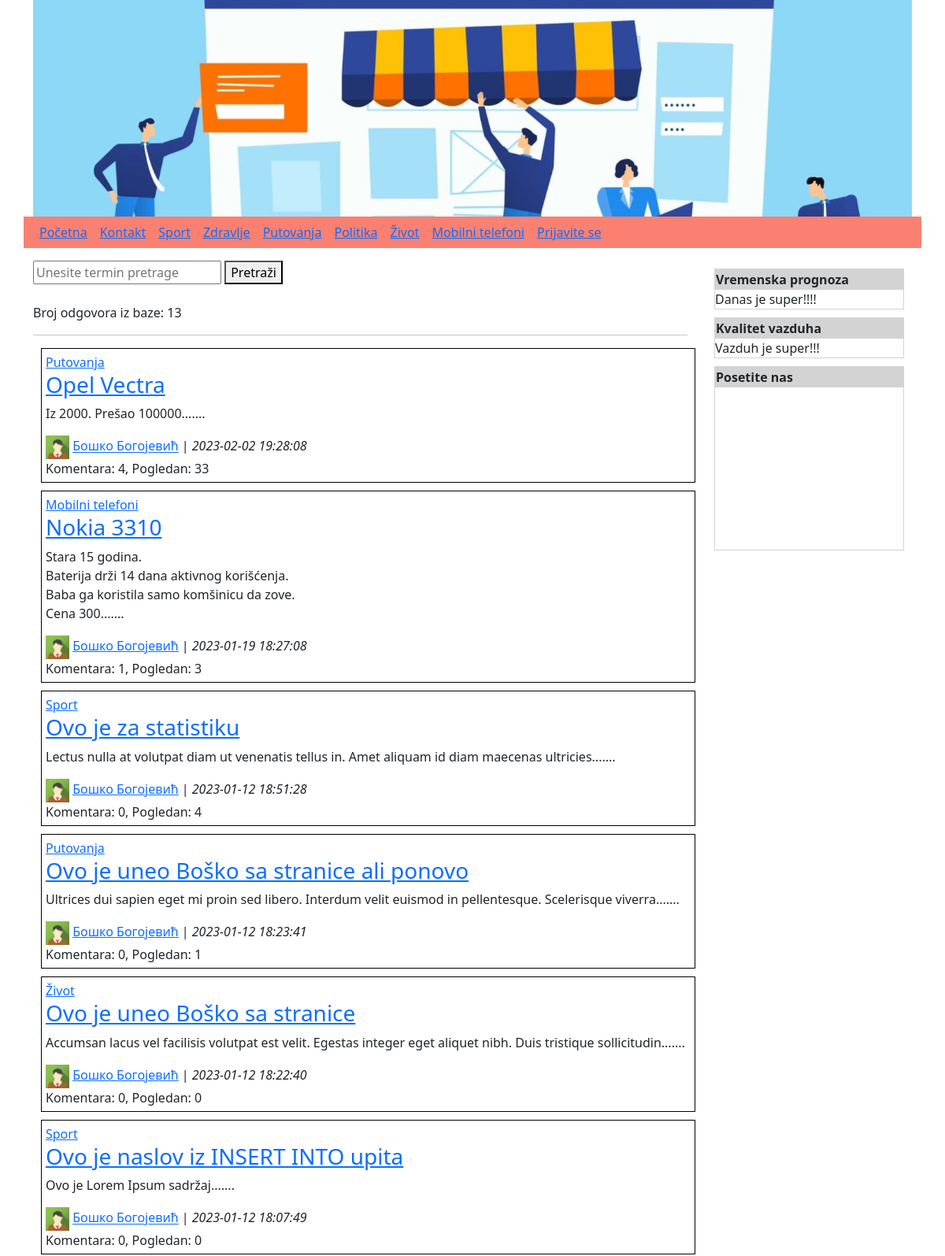
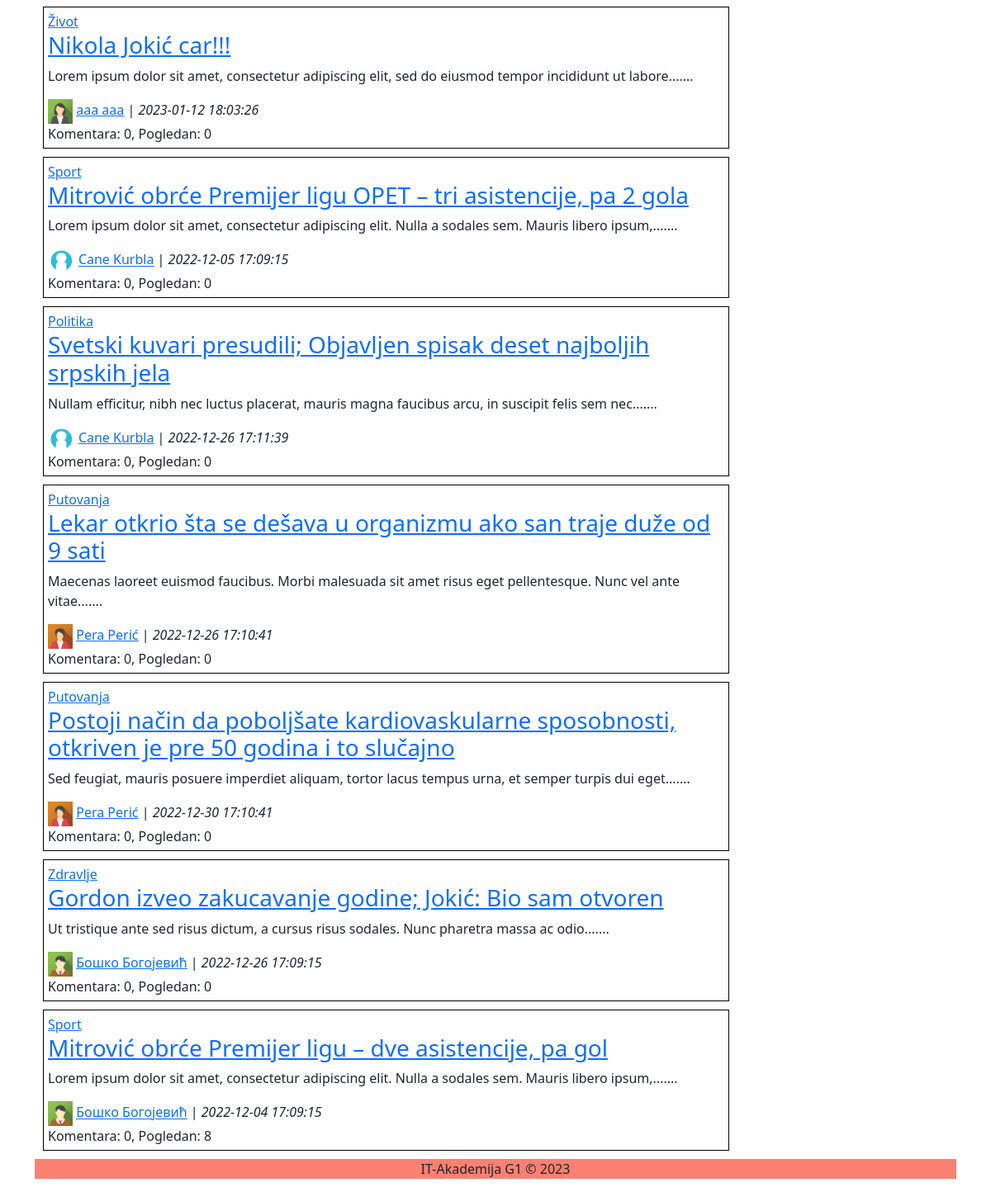
The page / on the database its author committed (2 pictures, top to bottom).
### tables this page shows
CREATE TABLE IF NOT EXISTS `kategorije` (
  `id` int(2) UNSIGNED NOT NULL AUTO_INCREMENT,
  `naziv` varchar(20) NOT NULL,
  PRIMARY KEY (`id`)
);

### klase/classBaza.php (called while the page is built, shortened)
<?php
class Baza{
    private $db;
    public function connect(){
        $this->db=@mysqli_connect("localhost", "root", "", "g1");
        return $this->db;
    }
    public function query($upit){
        return mysqli_query($this->db, $upit);
    }
    public function fetch_assoc($rez){
        return mysqli_fetch_assoc($rez);
    }
    public function fetch_object($rez){
        return mysqli_fetch_object($rez);
    }
    public function num_rows($rez){
        return mysqli_num_rows($rez);
    }
}
?>

### funkcije.php (called while the page is built, shortened)
<?php
function login(){
    return false;
}
?>

### _gornjimeni.php (the view)
<div class="row mb-3">
    <div class="col-12" style="background-color: salmon">
        <?php
        echo "<div class='link'><a href='index.php'>Početna</a></div>";
        echo "<div class='link'><a href='kontakt.php'>Kontakt</a></div>";
        $upit="SELECT * FROM kategorije";
        $rez=$db->query($upit);
        while($red=$db->fetch_assoc($rez))
            echo "<div class='link'><a href='index.php?kategorija={$red['id']}'>{$red['naziv']}</a></div>";
        if(login()){
            echo "<div class='link'><a href='odjava.php'><span id='spanPodaci'>{$_SESSION['podaci']}</span></a></div>";
        }else
            echo "<div class='link'><a href='prijava.php'>Prijavite se</a></div>";
        ?>
    </div>
</div>

### index.php (shortened to what this page needs)
<?php
$db=new Baza();
?>
<!DOCTYPE html>
<html lang="en">
<head>
    <link href="css/style.css" rel="stylesheet">
    <link href="https://cdn.jsdelivr.net/npm/bootstrap@5.0.2/dist/css/bootstrap.min.css" rel="stylesheet">
</head>
<body>
    <div class="container">
        <?php require_once("_header.php");?>
        <?php require_once("_gornjimeni.php");?>
        <div class="row">
            <div class="col-9">
            <form action="index.php" method="post">
                <input type="text" name="termin" placeholder="Unesite termin pretrage">
                <button>Pretraži</button>
            </form>
            <br>
            <?php
            $upit="SELECT * FROM pogledproizvodi WHERE obrisan=0 ORDER BY id DESC";
            $rez=$db->query($upit);
            echo "Broj odgovora iz baze: ".$db->num_rows($rez)."<hr>";
            while($red=$db->fetch_assoc($rez)){
                echo "<div class='vest'>";
                echo "<div><a href='index.php?kategorija={$red['kategorija']}'>{$red['naziv']}</a></div>";
                echo "<div><h3><a href='proizvod.php?id={$red['id']}'>{$red['naslov']}</a></h3></div>";
                $tmp=explode(" ", $red['tekst']);
                $niz=array_slice($tmp, 0, 15);
                echo "<p>".nl2br(implode(" ", $niz)).".......</p>";
                $slika=(file_exists("avatars/".$red['autor'].".jpg"))?$red['autor'].".jpg":"_noavatar.jpg";
                echo "<div><img src='avatars/{$slika}' height='30px'> <u><a href='index.php?autor={$red['autor']}'>{$red['ime']} {$red['prezime']}</a></u> | <i>{$red['vremeK']}</i></div>";
                $upit="SELECT count(id) AS broj FROM komentari WHERE idProizvoda={$red['id']} AND odobren=1";
                $pomrez=$db->query($upit);
                $pomred=$db->fetch_object($pomrez);
                echo "Komentara: {$pomred->broj}, Pogledan: {$red['pogledan']}";
                echo "</div>";
            }
            ?>
            </div>
            <?php require_once("_desnimeni.php");?>
        </div>
        <?php require_once("_footer.php");?>
    </div>
</body>
</html>

### _header.php (shortened to what this page needs)
<div class="row">
    <div class="col-12">
        <img src="images/how-to-set-up-an-online-store-1536x1152.jpg" width="100%" alt="">
    </div>
</div>

### _desnimeni.php (shortened to what this page needs)
<div class="col-3">
    <div class="okvir">
        <div class="naslovDesni">Vremenska prognoza</div>
        <div>Danas je super!!!!</div>
    </div>
    <div class="okvir">
        <div class="naslovDesni">Kvalitet vazduha</div>
        <div>Vazduh je super!!!</div>
    </div>
    <div class="okvir">
        <div class="naslovDesni">Posetite nas</div>
        <div><iframe src="https://www.google.com/maps/embed?pb=!1m18!1m12!1m3!1d2828.6758073065553!2d20.402537315152955!3d44.8485351790985!2m3!1f0!2f0!3f0!3m2!1i1024!2i768!4f13.1!3m3!1m2!1s0x475a65b17b627421%3A0x6d6130bffc362462!2sITAcademy!5e0!3m2!1ssr!2srs!4v1674156519244!5m2!1ssr!2srs" width="280" height="200" style="border:0;" allowfullscreen="" loading="lazy"></iframe></div>
    </div>
</div>

### _footer.php
<div class="row mb-3">
    <center>
        <div class="col-12" style="background-color: salmon">
            IT-Akademija G1 &copy; 2023
        </div>
    </center>
</div>

### css/style.css (style rules this page uses)
.vest { border:1px solid black; width: 100%; margin:10px; padding:5px; }
.link { display: inline-block; padding:5px; margin:3px; }
.okvir { border:1px solid lightgray; margin:10px; }
.naslovDesni { padding:1px; background-color: lightgray; font-weight: bold; }

### rows shown on the page
kategorije: naziv "Sport"
kategorije: naziv "Zdravlje"
kategorije: naziv "Putovanja"
kategorije: naziv "Politika"
kategorije: naziv "Život"
kategorije: naziv "Mobilni telefoni"

### other values the page prints
$db->num_rows($rez) "13"
$red['naziv'] "Putovanja"
$red['naslov'] "Opel Vectra"
implode(" ", $niz) "Iz 2000. Prešao 100000"
$red['ime'] "Бошко"
$red['prezime'] "Богојевић"
$red['vremeK'] "2023-02-02 19:28:08"
$pomred->broj "4"
$red['pogledan'] "33"
$red['naziv'] "Mobilni telefoni"
$red['naslov'] "Nokia 3310"
implode(" ", $niz) "Stara 15 godina. Baterija drži 14 dana aktivnog korišćenja. Baba ga koristila samo komšinicu da zove. Cena 300"
$red['vremeK'] "2023-01-19 18:27:08"
$pomred->broj "1"
$red['pogledan'] "3"
